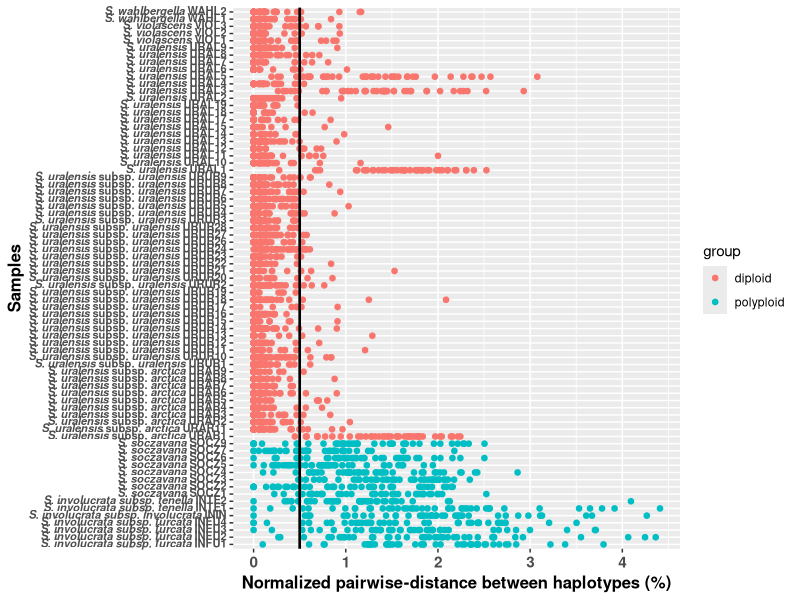
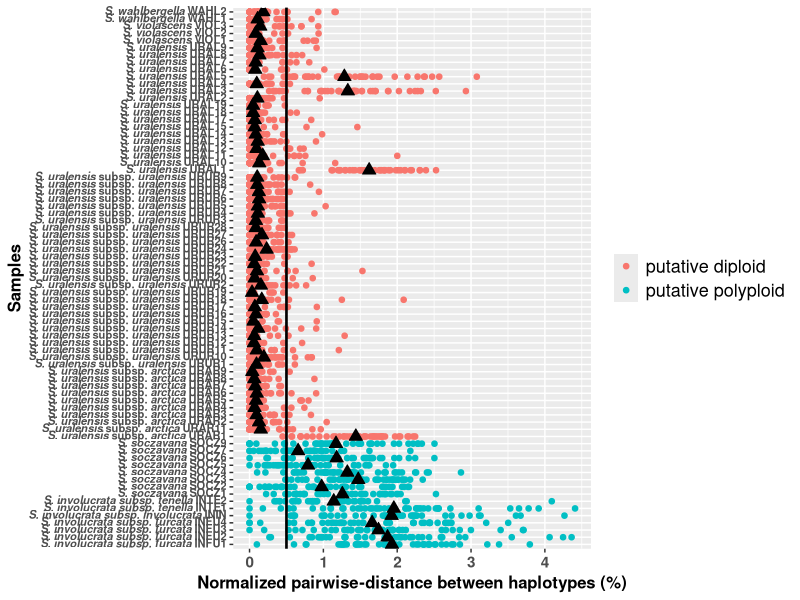
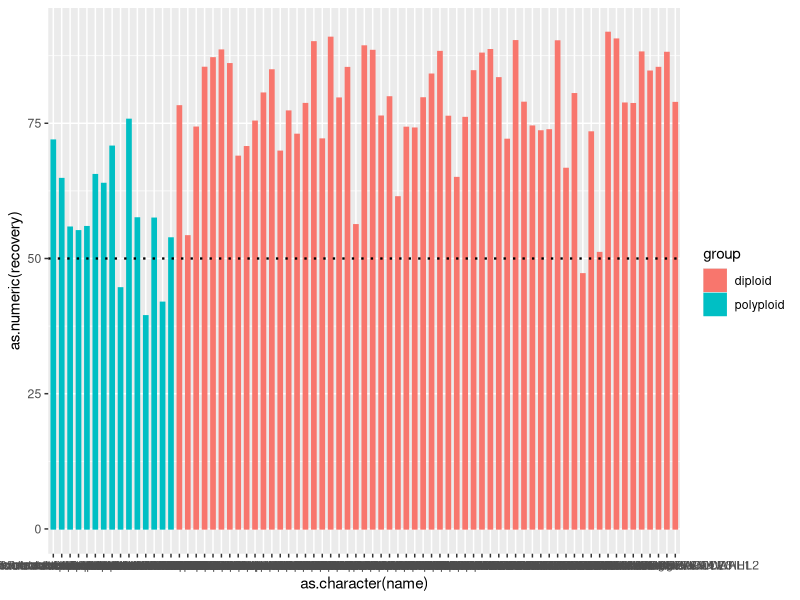
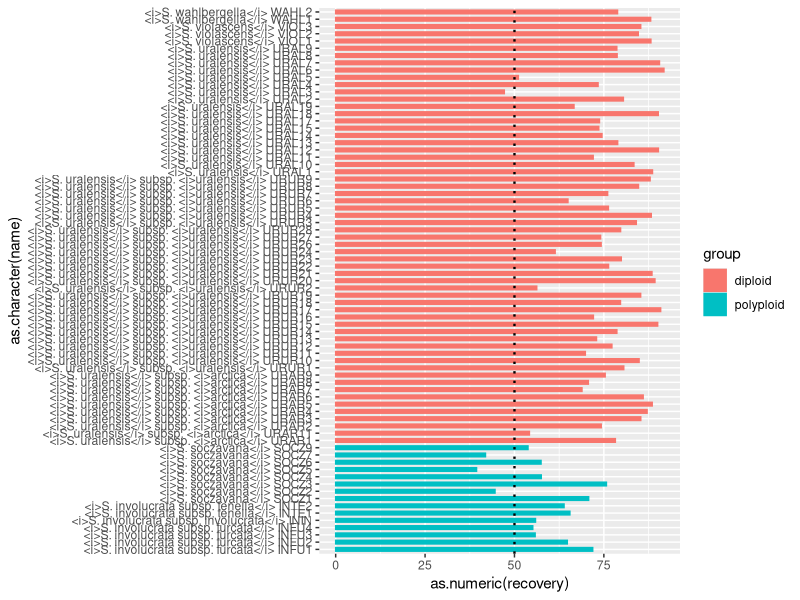
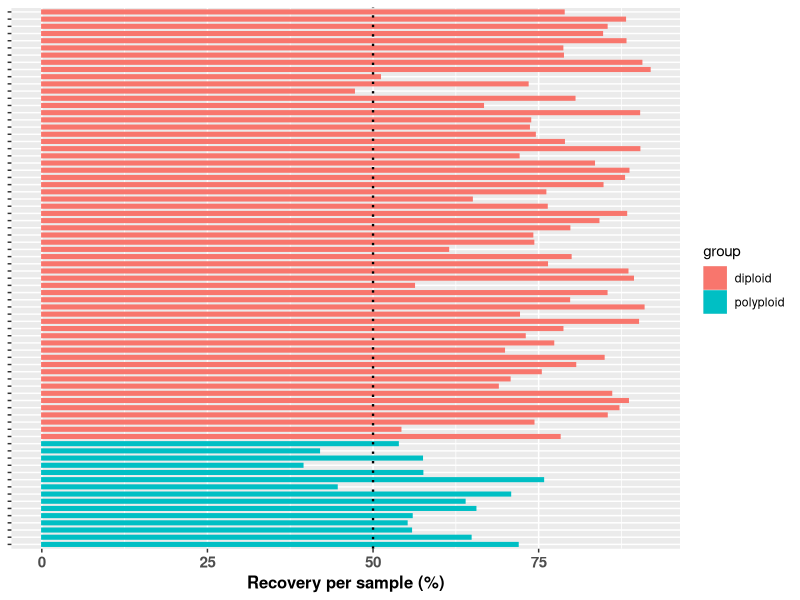
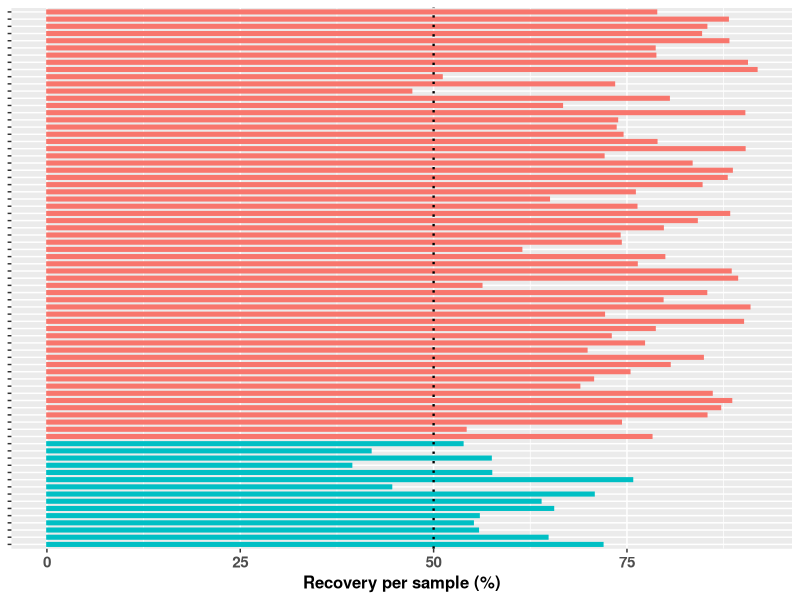
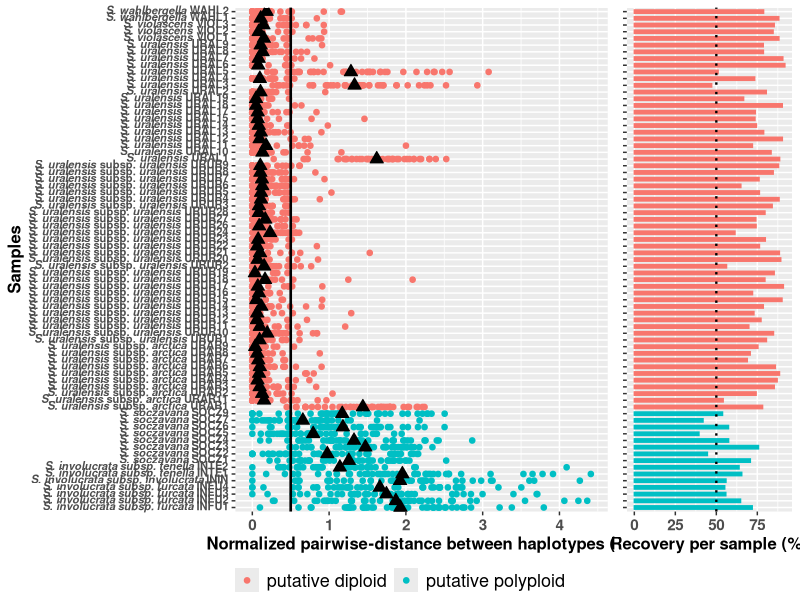

These figures' R source, in order:
# Anne-Sophie Quatela
# 25th April 2023

# Figure representating normalized pairwise genetic distances to detect allopolyploid samples.

setwd("") #set your working directory

list.files()

# Import dataset with pairwise genetic distances for each locus of each sample.
fulldt1 <- read.csv2("FIGURE3_normalised_pairwise_dist.csv", header = TRUE)
summary(fulldt1)
str(fulldt1)
# Remove sample URUR29, VIOL4, URUR25, URAL16, URAR10, SOCZ8. This is specific to my dataset and should not be applied to any dataset blindly.
fulldt <- fulldt1[ , !(names(fulldt1) %in% c("URUR29", "VIOL4", "URUR25", "URAL16", "URAR10", "SOCZ8"))]


# http://r-statistics.co/Top50-Ggplot2-Visualizations-MasterList-R-Code.html
library(ggplot2)
library(reshape2)
library(ggrepel)

# Rearrange the dataset 
dtm <- melt(fulldt)
colnames(dtm) <- c('gene', 'sample', 'norm_pd') # Change columns names
as.character(dtm$sample)
dtm[which(dtm$sample=="WAHL2"),]
dtm[which(dtm$sample=="URUR29"),]


###############################
### Import dataset of the AVERAGE pairwise genetic distances per sample.
library(dplyr)
avdt <- read.csv2("FIGURE3_average_normalised_pairwise_dist.csv", sep= ",", header = FALSE)
df1 = data.frame(matrix(nrow = 79, ncol = 2))
colnames(df1) <- c('sample','average_norm_od')
df1$sample <- as.list(avdt[1,])
df1$average_norm_od <- as.list(avdt[2,])
str(df1)
df1$average_norm_od <- as.numeric(df1$average_norm_od)
df1$sample <- as.character(df1$sample)
#Remove row with URUR29
df1[which(df1$sample=='URUR29'),]
df <- df1 %>% filter(!row_number() %in% c(46))
df[which(df$sample=='URUR29'),]


# library(ggExtra)
# library(tidyverse)

### Define custom color scale
# 1. Define two groups in the dataframe: polyploid and diploid.
dtm$group <- "diploid"
dtm[which(dtm$sample=="SOCZ9"),4] <- "polyploid" #P24451_1045
dtm[which(dtm$sample=="INTE2"),4] <- "polyploid" #P24451_1044
dtm[which(dtm$sample=="INFU3"),4] <- "polyploid" #P24451_1040
dtm[which(dtm$sample=="URAL3"),4] <- "diploid"
dtm[which(dtm$sample=="INTE1"),4] <- "polyploid" #P24451_1031
dtm[which(dtm$sample=="ININ"),4] <- "polyploid" #P24451_1025
dtm[which(dtm$sample=="SOCZ7"),4] <- "polyploid" #P24451_1024
dtm[which(dtm$sample=="INFU4"),4] <- "polyploid" #P24451_1022
dtm[which(dtm$sample=="URAR1"),4] <- "diploid"
dtm[which(dtm$sample=="SOCZ6"),4] <- "polyploid" #P24451_1014
dtm[which(dtm$sample=="URAL5"),4] <- "diploid"
dtm[which(dtm$sample=="SOCZ5"),4] <- "polyploid" #P18903_1091
dtm[which(dtm$sample=="SOCZ4"),4] <- "polyploid" #P18903_1082
dtm[which(dtm$sample=="INFU2"),4] <- "polyploid" #P18903_1080
dtm[which(dtm$sample=="SOCZ3"),4] <- "polyploid" #P18903_1076
dtm[which(dtm$sample=="SOCZ2"),4] <- "polyploid" #P18903_1075
dtm[which(dtm$sample=="SOCZ1"),4] <- "polyploid" #P18903_1065
dtm[which(dtm$sample=="INFU1"),4] <- "polyploid" #P18903_1050
dtm[which(dtm$sample=="URAL1"),4] <- "diploid"

# 2. Color by group.
dtm$sample <- as.character(dtm$sample)

### Add species names to the acronyms.
library(ggtext)
library(glue)
dtm2 <- dtm %>%
  mutate(Sp = case_when(
    startsWith(as.character(sample), "VIOL") ~ "<i>S. violascens</i>",
    startsWith(as.character(sample), "SOCZ") ~ "<i>S. soczavana</i>",
    startsWith(as.character(sample), "URAL") ~ "<i>S. uralensis</i>",
    startsWith(as.character(sample), "URUR") ~ "<i>S. uralensis</i> subsp. <i>uralensis</i>",
    startsWith(as.character(sample), "URAR") ~ "<i>S. uralensis</i> subsp. <i>arctica</i>",
    startsWith(as.character(sample), "WA") ~ "<i>S. wahlbergella</i>",
    startsWith(as.character(sample), "ININ") ~ "<i>S. involucrata subsp. involucrata</i>",
    startsWith(as.character(sample), "INFU") ~ "<i>S. involucrata subsp. furcata</i>",
    startsWith(as.character(sample), "INTE") ~ "<i>S. involucrata subsp. tenella</i>"),
    name = glue("{Sp} {sample}")
  )

# Make a basic plot pf the pairwise genetic distance
plotbasic <- ggplot(dtm2, aes(x=norm_pd, y=name, col=group)) + #reorder(sample,norm_pd)
  geom_point(stat='identity', size=1.6) + #, aes(col=mpg_type), size=6)  +
  geom_vline(xintercept=0.5,lwd=0.9,colour="black") + #"#00AFBB" "#FC4E07"
  xlab("Normalized pairwise-distance between haplotypes (%)") +
  ylab("Samples") +
  theme(
    axis.text.y=element_markdown(size = 8, face = 'bold'), #axis.text.y=element_text(size = 8, face = 'bold'),
    axis.text.x=element_text(size=11, face = 'bold'),
    axis.title = element_text(size=12, face = 'bold')
  )
plotbasic

### Add mean genetic distance to the graph in the shape of a black triangle:
# https://stackoverflow.com/questions/52217852/how-to-add-means-to-a-ggplot-geom-point-plot
plot1AVERAGE <- plotbasic + stat_summary(
  geom = "point",
  fun = "mean",
  col = "black", # "#FC4E07"
  size = 3,
  shape = 24,
  fill = "black" # "#FC4E07"
)
plot1AVERAGEcol <- plot1AVERAGE +
  theme(
    legend.text = element_text(size = 13),
    #legend.title = element_text(size = 13)
    legend.title=element_blank()
  ) +
  scale_color_discrete(labels = c("putative diploid", "putative polyploid") )
plot1AVERAGEcol


###############################
### Create graph about the RECOVERY.
cov <- read.csv2("FIGURE3_recovery_avg.csv", header = FALSE)
str(cov)

# Some data rearrangement
dfcov = data.frame(matrix(nrow = 79, ncol = 2))
colnames(dfcov) <- c('sample','recovery')
dfcov$sample <- as.list(cov[1,])
dfcov$recovery <- as.list(as.numeric(cov[2,]))
str(dfcov)
# Remove sample URUR29
dfcov[which(dfcov$sample=='URUR29'),]
dfcov <- dfcov %>% filter(!row_number() %in% c(46))
#Remove sample VIOL4
dfcov[which(dfcov$sample=='VIOL4'),] #row 68
dfcov <- dfcov %>% filter(!row_number() %in% c(68))
#Remove sample "URUR25"
dfcov[which(dfcov$sample=='URUR25'),] #row 68
dfcov <- dfcov %>% filter(!row_number() %in% c(68))
#Remove sample "URAL16"
dfcov[which(dfcov$sample=='URAL16'),] #row 55
dfcov <- dfcov %>% filter(!row_number() %in% c(55))

### As previously, define two groups in the dataframe: polyploid and diploid.
dfcov$group <- "diploid"
dfcov[which(dfcov$sample=="SOCZ9"),3] <- "polyploid" #P24451_1045
dfcov[which(dfcov$sample=="INTE2"),3] <- "polyploid" #P24451_1044
dfcov[which(dfcov$sample=="INFU3"),3] <- "polyploid" #P24451_1040
dfcov[which(dfcov$sample=="URAL3"),3] <- "diploid"
dfcov[which(dfcov$sample=="INTE1"),3] <- "polyploid" #P24451_1031
dfcov[which(dfcov$sample=="ININ"),3] <- "polyploid" #P24451_1025
dfcov[which(dfcov$sample=="SOCZ7"),3] <- "polyploid" #P24451_1024
dfcov[which(dfcov$sample=="INFU4"),3] <- "polyploid" #P24451_1022
dfcov[which(dfcov$sample=="URAR1"),3] <- "diploid"
dfcov[which(dfcov$sample=="SOCZ6"),3] <- "polyploid" #P24451_1014
dfcov[which(dfcov$sample=="URAL5"),3] <- "diploid"
dfcov[which(dfcov$sample=="SOCZ5"),3] <- "polyploid" #P18903_1091
dfcov[which(dfcov$sample=="SOCZ4"),3] <- "polyploid" #P18903_1082
dfcov[which(dfcov$sample=="INFU2"),3] <- "polyploid" #P18903_1080
dfcov[which(dfcov$sample=="SOCZ3"),3] <- "polyploid" #P18903_1076
dfcov[which(dfcov$sample=="SOCZ2"),3] <- "polyploid" #P18903_1075
dfcov[which(dfcov$sample=="SOCZ1"),3] <- "polyploid" #P18903_1065
dfcov[which(dfcov$sample=="INFU1"),3] <- "polyploid" #P18903_1050
dfcov[which(dfcov$sample=="URAL1"),3] <- "diploid"

### As previously, add species names to the acronyms
dfcov2 <- dfcov %>%
  mutate(Sp = case_when(
    startsWith(as.character(sample), "VIOL") ~ "<i>S. violascens</i>",
    startsWith(as.character(sample), "SOCZ") ~ "<i>S. soczavana</i>",
    startsWith(as.character(sample), "URAL") ~ "<i>S. uralensis</i>",
    startsWith(as.character(sample), "URUR") ~ "<i>S. uralensis</i> subsp. <i>uralensis</i>",
    startsWith(as.character(sample), "URAR") ~ "<i>S. uralensis</i> subsp. <i>arctica</i>",
    startsWith(as.character(sample), "WA") ~ "<i>S. wahlbergella</i>",
    startsWith(as.character(sample), "ININ") ~ "<i>S. involucrata subsp. involucrata</i>",
    startsWith(as.character(sample), "INFU") ~ "<i>S. involucrata subsp. furcata</i>",
    startsWith(as.character(sample), "INTE") ~ "<i>S. involucrata subsp. tenella</i>"),
    name = glue("{Sp} {sample}")
  )

### Plot the graph of the RECOVERY.
plotcov2 <- ggplot(data=dfcov2, aes(x=as.character(name), y=as.numeric(recovery), fill=group)) + #, col=group
  geom_bar(width=.5, stat="identity", aes(col=group)) +
  geom_hline(yintercept=50.0,lwd=0.8,colour="black", linetype="dotted")
plotcov2
plotcovbis2 <- plotcov2 + coord_flip()# vertical bar plot
plotcovbis2
plot42 <- plotcovbis2 +
  ylab("Recovery per sample (%)") +
  theme(
    axis.title.y = element_blank(),
    #axis.text.y=element_text(size = 8, face = 'bold'),
    #axis.text.y=element_markdown(size = 8, face = 'bold'),
    axis.text.y=element_blank(),
    #axis.ticks.y=element_blank(),  #remove y axis ticks
    axis.text.x=element_text(size = 11, face = 'bold'),
    axis.title.x = element_text(size=12, face = 'bold')
    )
plot42
plot42_nolegend <- plot42 + theme(legend.position = "none")
plot42_nolegend
str(plot42_nolegend)


###############################
### Merge the two plots in one to create the final figure.
library("gridExtra")
library(ggpubr)
summary3 = ggarrange(plot1AVERAGEcol, plot42_nolegend, ncol=2, nrow=1, common.legend = TRUE, legend="bottom", widths = c(1, 0.3))
summary3
# ggsave(filename = '75samples_FINALFIGURE.jpeg', plot = summary3, device = "jpeg", dpi = 1500, width=14.19, height=12.00)



